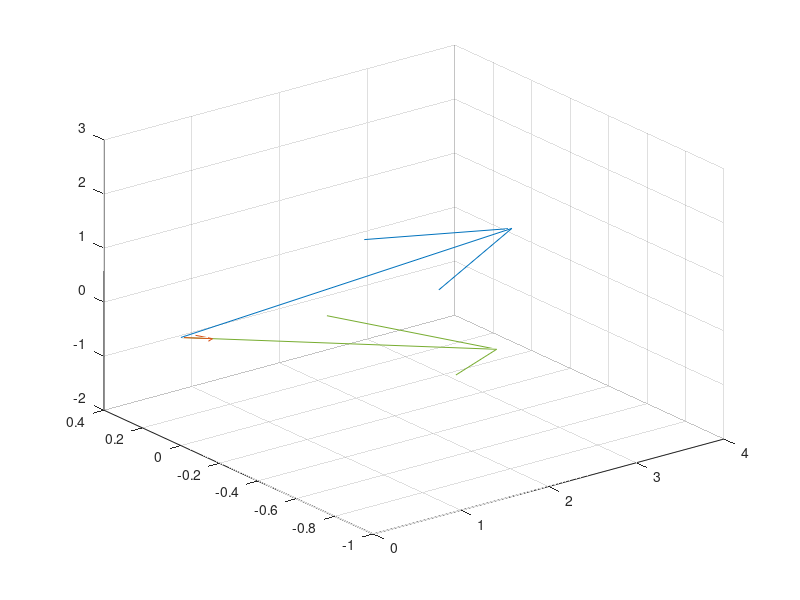

Write the MATLAB code that produced this figure.
a = [2, -1, 3];
b = [4, 0, -2];

acb = [a(2) * b(3) - a(3) * b(2), a(3) * b(1) - a(1) * b(3), a(1) * b(2) - a(2) * b(1)];

acb_mat = cross(a,b);

acb_d = dot(a,b);
%fprintf('the outcome is =%d' ,acb_d);

%fprintf('the outcome is not orthogonal if the number is not 0');

origin = 0;

acb_projection = (dot(a,b) / ((norm(b)^2))*b);

quiver3(0,0,0, a(1), a(2), a(3));
hold on
quiver3(0,0,0, b(1), b(2), b(3));
hold on
quiver3(0,0,0, acb_projection(1), acb_projection(2), acb_projection(3));
hold on

%for some reason fprintf does not working